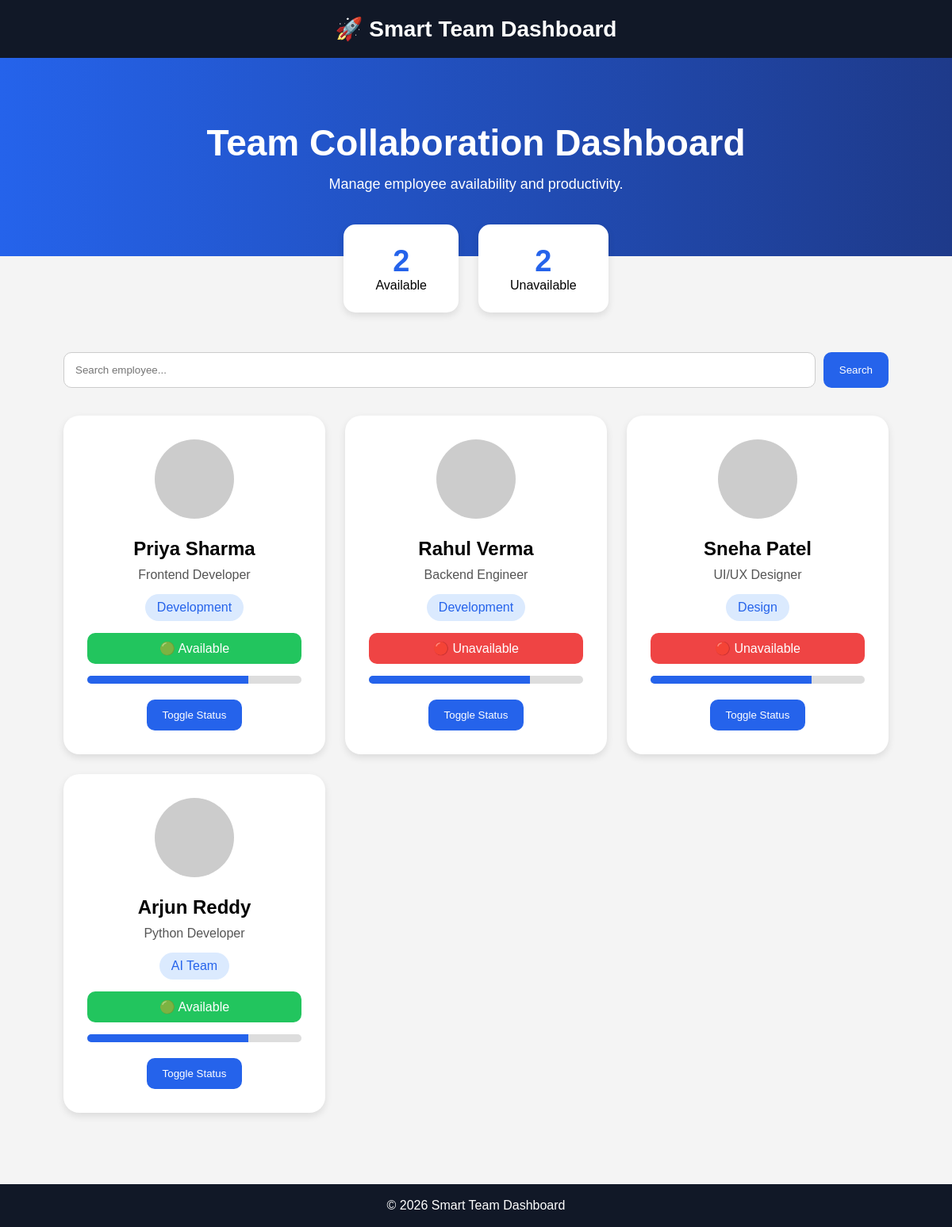
The page / on the database its author committed.
### tables this page shows
CREATE TABLE team (
    id INTEGER PRIMARY KEY AUTOINCREMENT,
    name TEXT,
    role TEXT,
    department TEXT,
    image TEXT,
    status INTEGER
);

### app.py (the view)
@app.route('/')
def home():
    search = request.args.get('search', '')
    conn = sqlite3.connect('team.db')
    cursor = conn.cursor()
    if search:
        cursor.execute(
            '''
            SELECT * FROM team
            WHERE name LIKE ?
            ''',
            ('%' + search + '%',)
        )
    else:
        cursor.execute(
            'SELECT * FROM team'
        )
    members = cursor.fetchall()
    conn.close()
    available = len(
        [m for m in members if m[5] == 1]
    )
    unavailable = len(
        [m for m in members if m[5] == 0]
    )
    return render_template(
        'index.html',
        members=members,
        available=available,
        unavailable=unavailable,
        search=search
    )

### templates/index.html (shortened to what this page needs)
<!DOCTYPE html>
<html>
<head>
    <link rel="stylesheet"
          href="{{ url_for('static', filename='style.css') }}">
</head>
<body>
<nav>
    🚀 Smart Team Dashboard
</nav>
<section class="hero">
    <h1>
        Team Collaboration Dashboard
    </h1>
    <p>
        Manage employee availability and productivity.
    </p>
</section>
<div class="stats">
    <div class="stat-card">
        <h2>{{ available }}</h2>
        <p>Available</p>
    </div>
    <div class="stat-card">
        <h2>{{ unavailable }}</h2>
        <p>Unavailable</p>
    </div>
</div>
<div class="container">
    <form class="search-form">
        <input
            type="text"
            name="search"
            placeholder="Search employee..."
            value="{{ search }}"
        >
        <button type="submit">
            Search
        </button>
    </form>
    <div class="team-grid">
        {% for member in members %}
        <div class="team-card">
            <img
                src="{{ member[4] }}"
                alt="Employee"
            >
            <h2>
                {{ member[1] }}
            </h2>
            <p>
                {{ member[2] }}
            </p>
            <span class="department">
                {{ member[3] }}
            </span>
            {% if member[5] == 1 %}
            <div class="available">
                🟢 Available
            </div>
            {% else %}
            <div class="unavailable">
                🔴 Unavailable
            </div>
            {% endif %}
            <div class="progress">
                <div class="progress-bar"></div>
            </div>
            <a href="/toggle/{{ member[0] }}">
                <button>
                    Toggle Status
                </button>
            </a>
        </div>
        {% endfor %}
    </div>
</div>
<footer>
    <p>
        © 2026 Smart Team Dashboard
    </p>
</footer>
</body>
</html>

### templates/static/style.css (style rules this page uses)
* { margin:0; padding:0; box-sizing:border-box; }
body { font-family:Arial; background:#f4f4f4; }
nav { background:#111827; color:white; text-align:center; padding:20px; font-size:28px; font-weight:bold; }
.hero { background:linear-gradient(to right,#2563eb,#1e3a8a); color:white; text-align:center; padding:80px 20px; }
.hero h1 { font-size:46px; margin-bottom:15px; }
.hero p { font-size:18px; }
.stats { display:flex; justify-content:center; gap:25px; margin-top:-40px; flex-wrap:wrap; }
.stat-card { background:white; padding:25px 40px; border-radius:15px; text-align:center; box-shadow:0 4px 10px rgba(0,0,0,0.1); }
.stat-card h2 { color:#2563eb; font-size:38px; }
.container { width:90%; max-width:1200px; margin:auto; padding:50px 20px; }
.search-form { display:flex; gap:10px; margin-bottom:35px; }
.search-form input { flex:1; padding:14px; border-radius:10px; border:1px solid #ccc; }
.search-form button { padding:14px 20px; border:none; background:#2563eb; color:white; border-radius:10px; }
.team-grid { display:grid; grid-template-columns:repeat(auto-fit,minmax(280px,1fr)); gap:25px; }
.team-card { background:white; padding:30px; border-radius:20px; text-align:center; box-shadow:0 4px 10px rgba(0,0,0,0.1); transition:0.3s; }
.team-card img { width:100px; height:100px; border-radius:50%; object-fit:cover; margin-bottom:20px; }
.team-card h2 { margin-bottom:10px; }
.team-card p { color:#555; margin-bottom:15px; }
.department { background:#dbeafe; color:#2563eb; padding:8px 15px; border-radius:20px; display:inline-block; margin-bottom:15px; }
.available { background:#22c55e; color:white; padding:10px; border-radius:10px; margin-bottom:15px; }
.unavailable { background:#ef4444; color:white; padding:10px; border-radius:10px; margin-bottom:15px; }
.progress { width:100%; height:10px; background:#ddd; border-radius:20px; overflow:hidden; margin-bottom:20px; }
.progress-bar { width:75%; height:100%; background:#2563eb; }
.team-card button { padding:12px 20px; border:none; background:#2563eb; color:white; border-radius:10px; cursor:pointer; }
footer { background:#111827; color:white; text-align:center; padding:18px; margin-top:40px; }

### rows shown on the page
team: name "Priya Sharma", role "Frontend Developer", department "Development", status "🟢 Available"
team: name "Rahul Verma", role "Backend Engineer", department "Development", status "🔴 Unavailable"
team: name "Sneha Patel", role "UI/UX Designer", department "Design", status "🔴 Unavailable"
team: name "Arjun Reddy", role "Python Developer", department "AI Team", status "🟢 Available"

### other values the page prints
{{ available }} "2"
{{ unavailable }} "2"
